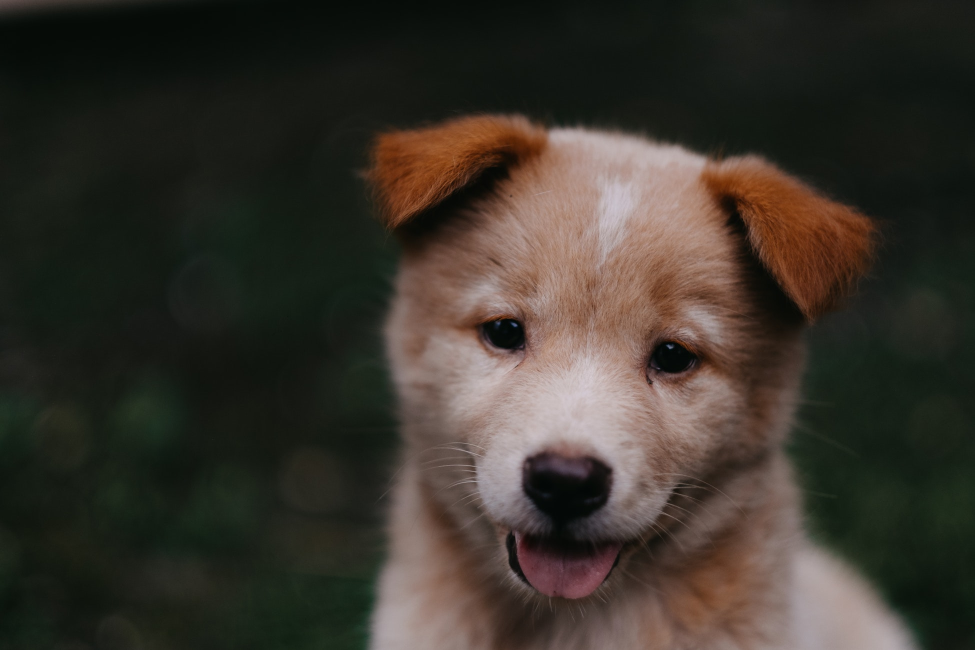
#> input picture Data/00-puppy.jpg, 1950 x 1300 px, found by its file name (shown at 1/2 size)
$ jupyter execute 'Image Basics with OpenCV.ipynb'
#> lines starting #> are read from the running program, lines starting #| are printed output that depends on the picture; after the words box and inside, x2 and y2 are one past the last pixel; in counts of white or black regions, pixels touching at a corner belong together
## Image Basics with OpenCV

- ### Goals
 - Begin bulding an understaning of how to use opencv library
 - Specifically how to open images and draw on them
 - Directly interact with an image through callbacks

#### OpenCV(Open source Computer Vision)
- libraby of programming functions mailnly aimed at real-time computer vision(Computer vision: Using a computer to analyse images and videos in the same way as human does)
- Created by Intel in 1999, written in C++

### Class 1

[cell 1]
import numpy as np
import matplotlib.pyplot as plt
import cv2

[cell 2]
# most common open cv error
#if u give wrong path for the image
img = cv2.imread('../Data/00-puppy.jpg')
#> img is the input picture: shape (1300, 1950, 3); mean B, G, R 43.8, 51.8, 57.3
type(img)

[cell 3]
img1 = cv2.imread('../Data/1.jpg') # there is no image called 1.jpg
type(img1)

If type of an image returns NoneType which means your image path is not correct

[cell 4]
plt.imshow(img)

[cell 5]
# MATPLOTLIB --> RGB channel order
# OPENCV --> BGR channel order

[cell 6]
#change image to RGB order
fixed_image = cv2.cvtColor(img,cv2.COLOR_BGR2RGB)
plt.imshow(fixed_image)

[cell 7]
## read image as grayscale
img_gray = cv2.imread('../Data/00-puppy.jpg',cv2.IMREAD_GRAYSCALE)
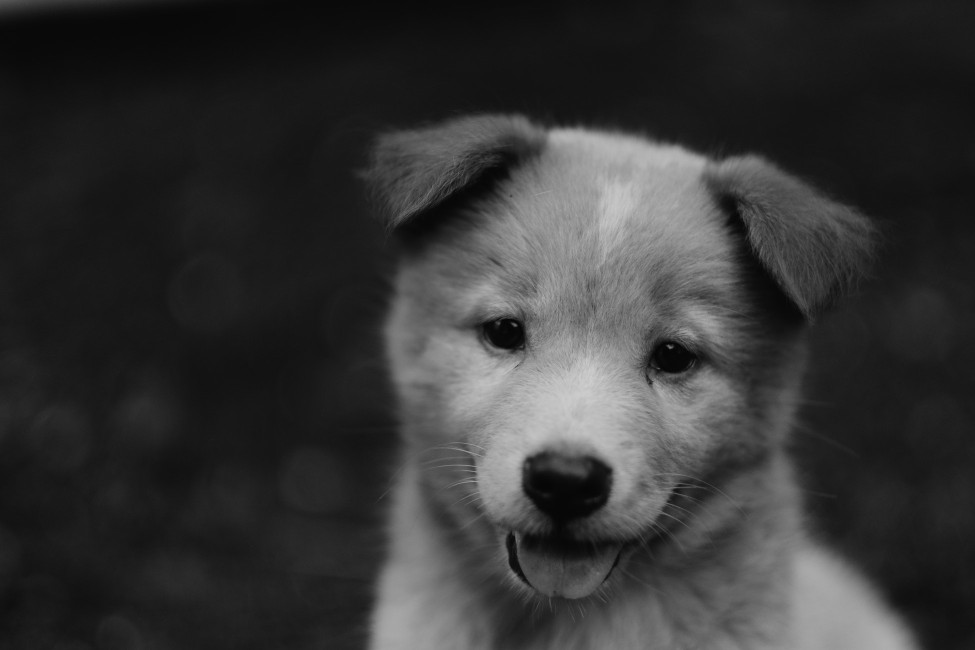
#> img_gray: shape (1300, 1950) (shown at 1/2 size); min 1, max 209, mean 52.6

[cell 8]
plt.imshow(img_gray)

default imshow takes darker values and shows them in blue lighter values in yellowish

[cell 9]
plt.imshow(img_gray,cmap='gray')

[cell 10]
fixed_image.shape
#> Out = (1300, 1950, 3)

[cell 11]
# resizing the image
res_img = cv2.resize(fixed_image,(1000,1000))
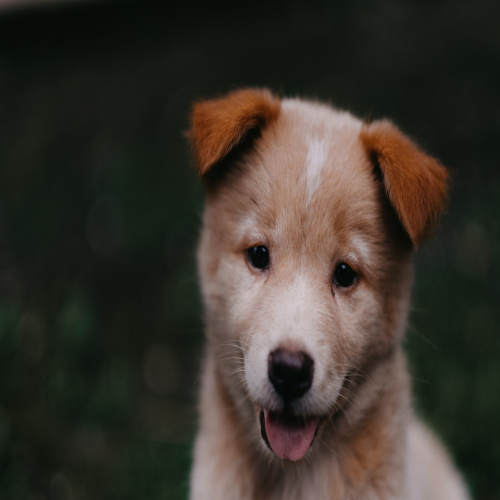
#> res_img: shape (1000, 1000, 3) (shown at 1/2 size); mean R, G, B 57.2, 51.8, 43.7

[cell 12]
plt.imshow(res_img)

[cell 13]
## resize with particular ratio
w_ratio = 0.5
h_ratio = 0.5
n_img = cv2.resize(fixed_image,(0,0),fixed_image,w_ratio,h_ratio)
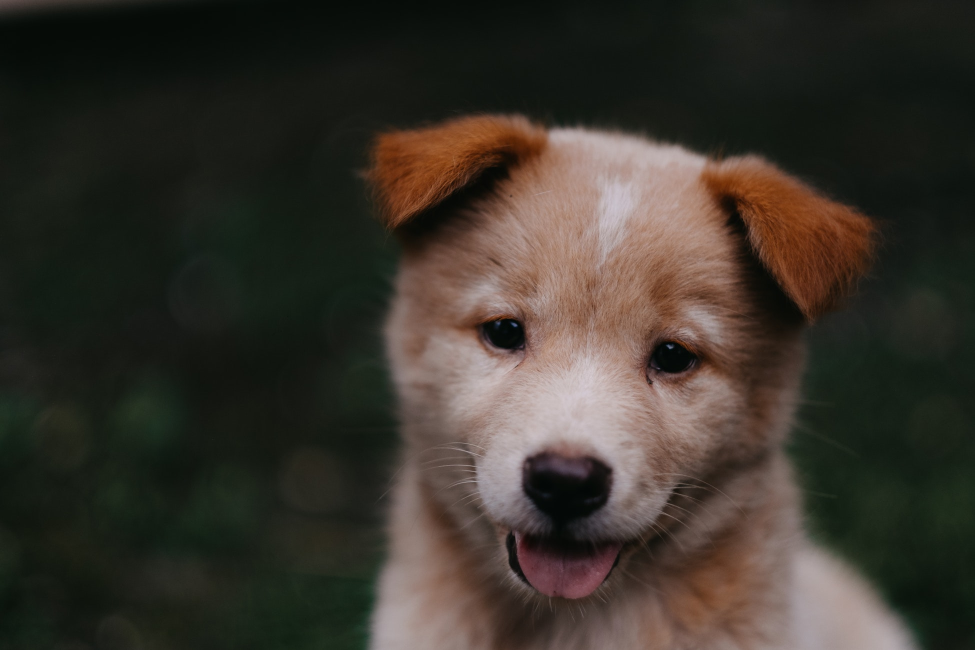
#> n_img: shape (650, 975, 3); mean R, G, B 57.4, 51.9, 43.9

[cell 14]
plt.imshow(n_img)

[cell 15]
## flip along different axis
plt.imshow(cv2.flip(n_img,0))
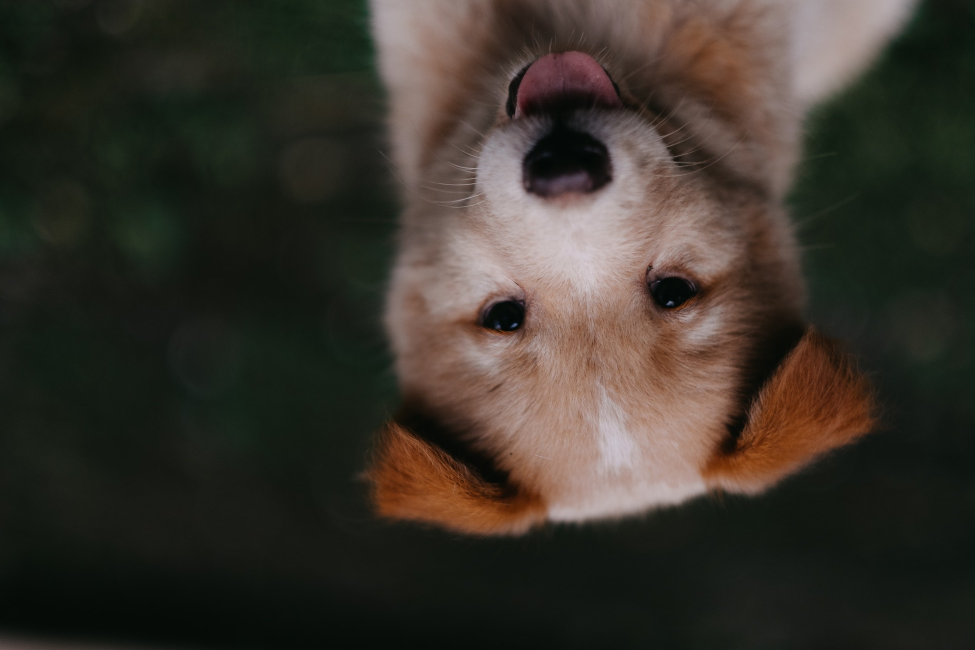
#> shown: shape (650, 975, 3); mean R, G, B 57.4, 51.9, 43.9

[cell 16]
plt.imshow(cv2.flip(n_img,1))
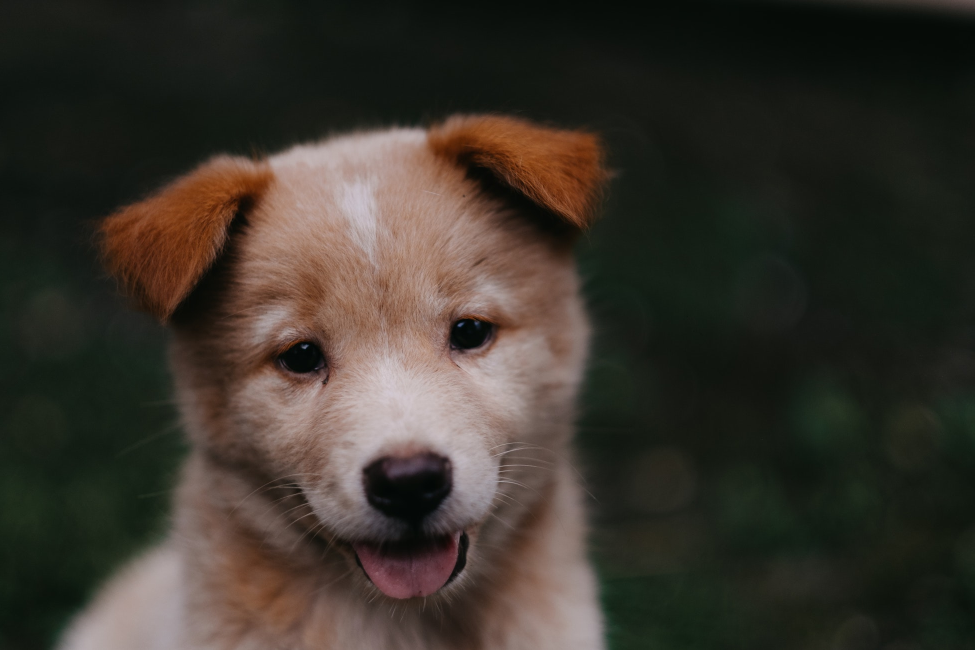
#> shown: shape (650, 975, 3); mean R, G, B 57.4, 51.9, 43.9

[cell 17]
plt.imshow(cv2.flip(n_img,-1))
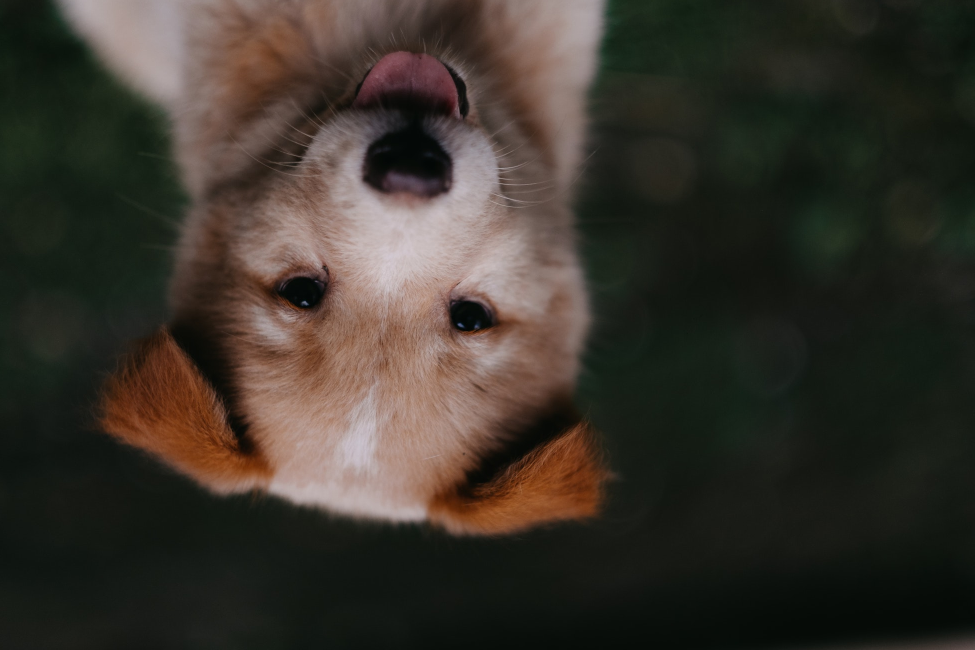
#> shown: shape (650, 975, 3); mean R, G, B 57.4, 51.9, 43.9

### Class 2

[cell 18]
import cv2
img = cv2.imread('../Data/00-puppy.jpg')
cv2.imshow('Puppy',img)
cv2.waitKey()

### Class 3- Drawing on Images

[cell 19]
# create a blank image
blank_img = np.zeros(shape=(512,512,3),dtype=np.int16)

[cell 20]
plt.imshow(blank_img)

[cell 21]
blank_img.shape

[cell 22]
#draw rectangle on the blank image
#pt1 - top left corner
#pt2 - bottom right corner
cv2.rectangle(blank_img,pt1 =(200,200),pt2=(300,300),
              thickness=10,color=(255,0,0))

[cell 23]
plt.imshow(blank_img)

[cell 24]
## draw circles
cv2.circle(blank_img,center=(256,256),
           radius=50,color=(0,255,0),thickness=5)
#> blank_img: shape (512, 512, 3) int16; mean of channels 0, 1, 2 3.4, 2.1, 0

[cell 25]
plt.imshow(blank_img)

[cell 26]
## to draw filled in circles are images give thickness as negative 1(-1)
cv2.circle(blank_img,center=(400,400),radius=50,color=(0,255,0),thickness=-1)
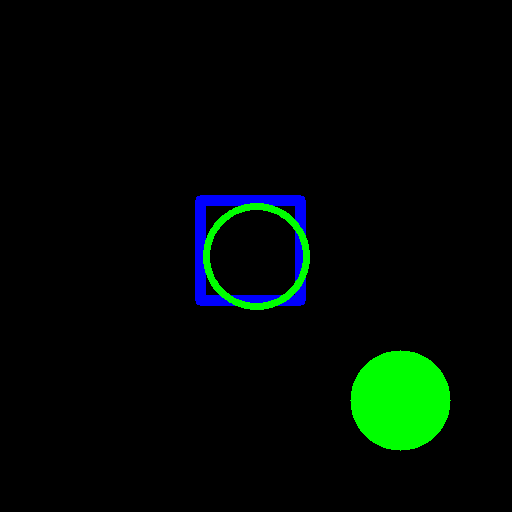
#> blank_img: shape (512, 512, 3) int16; mean of channels 0, 1, 2 3.4, 9.8, 0; drawn as B, G, R
plt.imshow(blank_img)

[cell 27]
## to draw line
cv2.line(blank_img,pt1=(0,0),pt2=(512,512),color=(0,0,255),thickness=3)
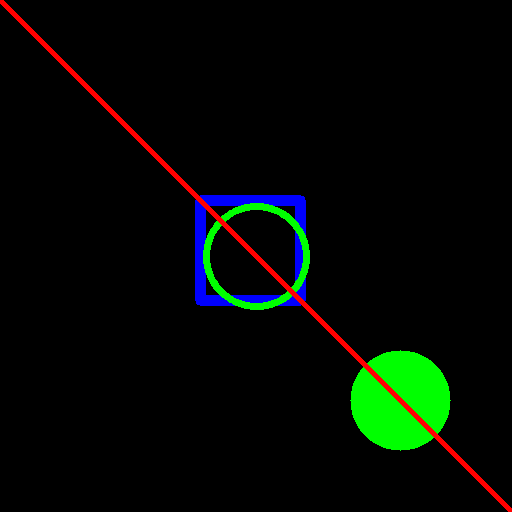
#> blank_img: shape (512, 512, 3) int16; 1.36% of pixels changed, all inside (x1, y1, x2, y2) = (0, 0, 512, 512); drawn as B, G, R
plt.imshow(blank_img)

[cell 28]
## add text to image
font = cv2.FONT_HERSHEY_SIMPLEX
cv2.putText(blank_img,text='Hey!!!',org=(10,400),fontFace = font,
            fontScale=4,color=(255,255,255),thickness = 3,\
            lineType=cv2.LINE_AA)
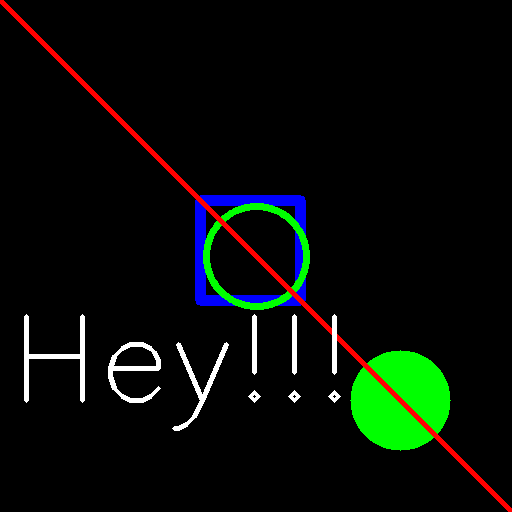
#> blank_img: shape (512, 512, 3) int16; 1.52% of pixels changed, all inside (x1, y1, x2, y2) = (24, 314, 341, 431); drawn as B, G, R
plt.imshow(blank_img)

[cell 29]
## custom polygons
new_bl_img = np.zeros(shape=(512,512,3),dtype=np.int32)
plt.imshow(new_bl_img)

[cell 30]
vertices = np.array([[100,300],[200,200],[400,100],[300,400]],dtype=np.int32)

[cell 31]
vertices

[cell 32]
# cv2 needs a 3 dimension whereas our vertices are in 2 D
pts = vertices.reshape((-1,1,2))

[cell 33]
pts.shape

[cell 34]
cv2.polylines(new_bl_img,[pts],isClosed= True,
             color=(255,255,255),thickness=3)
plt.imshow(new_bl_img)
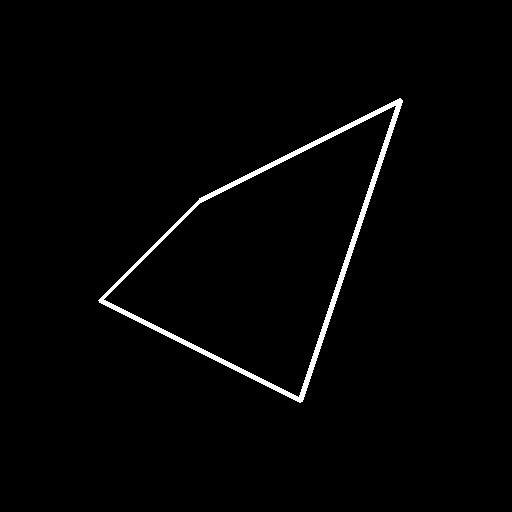
#> shown: shape (512, 512, 3); 1.7% white; 1 white region, box (x1, y1, x2, y2) and area: (98, 98, 403, 403) 4386

### Class 4

[cell 35]
import cv2
import numpy as np

###############
## FUNCTION ##
################

def draw_circle(event,x,y,flags,param):

    if event == cv2.EVENT_LBUTTONDOWN:
        cv2.circle(img,(x,y),radius = 50,color=(0,255,0),thickness=5)

cv2.namedWindow(winname='My_drawing')
cv2.setMouseCallback('My_drawing',draw_circle)

##############################
## SHOWING IMAGE WITH OPENCV ##
########################
img = np.zeros((512,512,3),dtype=np.int8)
while True:
    cv2.imshow("My_drawing",img)

    if cv2.waitKey(20) & 0xFF == 27:
#> (key Esc is pressed here)
        break
cv2.destroyAllWindows()

### Class 5

[cell 36]
import cv2
import numpy as np

###############
## FUNCTION ##
################

def draw_circle(event,x,y,flags,param):

    if event == cv2.EVENT_LBUTTONDOWN:
        cv2.circle(img,(x,y),radius = 50,color=(0,255,0),thickness=-1)

    elif event == cv2.EVENT_RBUTTONDOWN:
        cv2.circle(img,(x,y),radius = 50,color=(255,0,0),thickness=-1)

cv2.namedWindow(winname='My_drawing')
cv2.setMouseCallback('My_drawing',draw_circle)

##############################
## SHOWING IMAGE WITH OPENCV ##
########################
img = np.zeros((512,512,3),dtype=np.int8)
while True:
    cv2.imshow("My_drawing",img)

    if cv2.waitKey(20) & 0xFF == 27:
#> (key Esc is pressed here)
        break
cv2.destroyAllWindows()

### Class 6

[cell 37]
import numpy as np
import cv2

# variables

drawing = False
ix,iy = -1,-1

# Function
def draw_rect(event,x,y,flags,param):
    global ix,iy,drawing

    if event == cv2.EVENT_LBUTTONDOWN:
        drawing = True
        ix,iy = x,y
    elif event == cv2.EVENT_MOUSEMOVE:
        if drawing == True:
            cv2.rectangle(img,(ix,iy),(x,y),(0,255,0),-1)
    elif event == cv2.EVENT_LBUTTONUP:
        drawing = False
        cv2.rectangle(img,(ix,iy),(x,y),(0,255,0),-1)

#section for shwoing the image
img = np.zeros((512,512,3),dtype=np.int8)

cv2.namedWindow(winname = 'my_drawing')
cv2.setMouseCallback('my_drawing',draw_rect)

while True:

    cv2.imshow('my_drawing',img)
    if cv2.waitKey(20) & 0xFF == 27:
#> (key Esc is pressed here)

$ run again, with Data/dog_backpack.jpg copied over Data/00-puppy.jpg
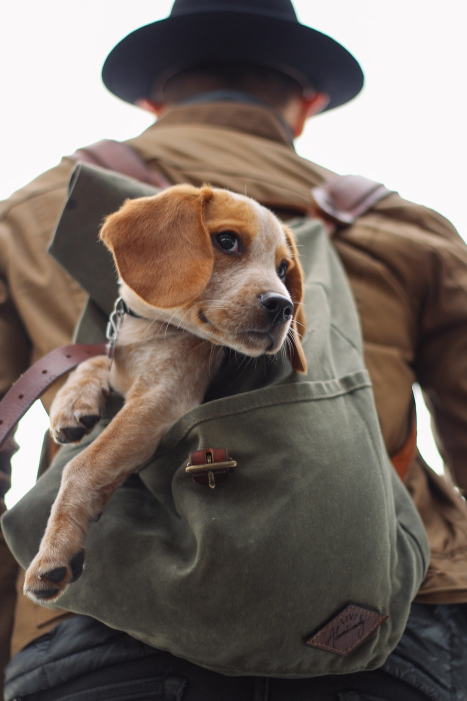
#> input picture Data/dog_backpack.jpg, 934 x 1401 px, found by its file name (shown at 1/2 size)
#> img is the input picture: shape (1401, 934, 3); mean B, G, R 99.5, 106.7, 118.1
#> `res_img = cv2.resize(fixed_image,(1000,1000))`:
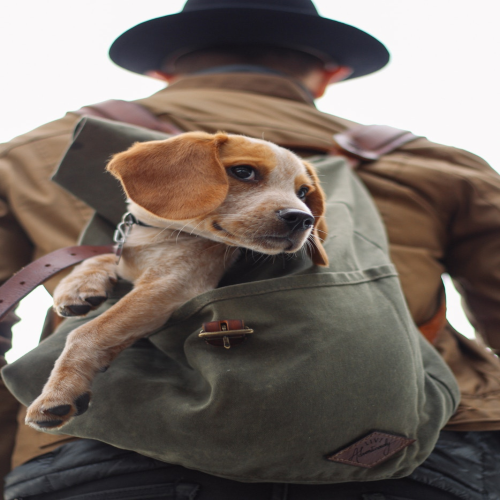
#> res_img: shape (1000, 1000, 3) (shown at 1/2 size); mean R, G, B 118, 106.6, 99.4
#> `[cell 17] plt.imshow(cv2.flip(n_img,-1))`:
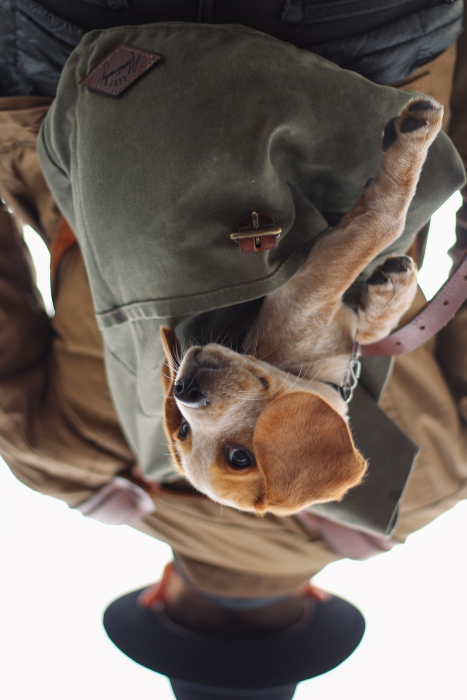
#> shown: shape (700, 467, 3); mean R, G, B 118.2, 106.8, 99.7
